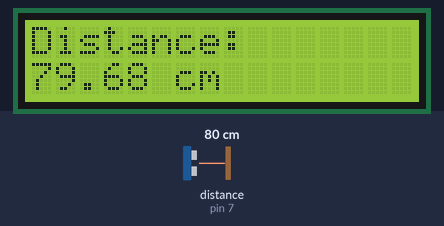
Recording of a sketch running on a simulated Arduino Uno, built with avr-gcc and run on an emulated ATmega328P. Parts: 16×2 character LCD. Wiring (inferred from the names in the program): ultrasonic range finder: trigger pin 7; echo pin 7. The test bench sets the inputs (shaded band); at power-on: distance to the obstacle (sensor on pin 7) 80 cm. The echo pulse lasts 58.3 µs per cm.

Above: at 1.2 s.
1.3 s: distance to the obstacle (sensor on pin 7) set to 120 cm
At 3.6 s:
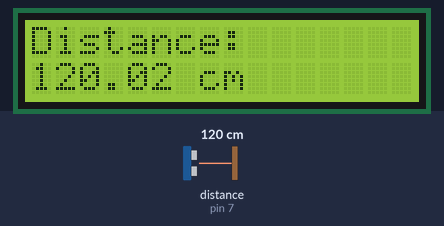
4.4 s: distance to the obstacle (sensor on pin 7) set to 2 cm
At 5.3 s:
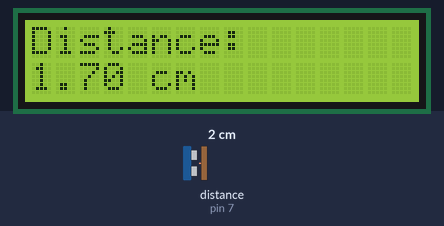
6.5 s: distance to the obstacle (sensor on pin 7) set to 4 cm
At 7.0 s:
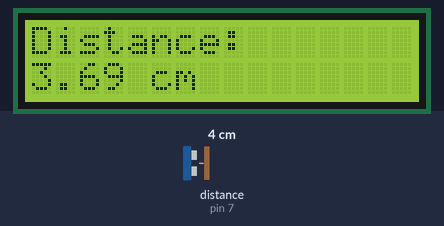
Timing chart, 0 to 9.5 s (numbered marks = the images above; inputs shaded):
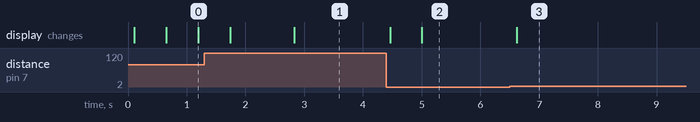

The sketch:

Sensor.ino
```cpp
#include <Wire.h>
#include <Adafruit_LiquidCrystal.h>

const int sigPin = 7;

Adafruit_LiquidCrystal lcd(0);

void setup() {
  lcd.begin(16, 2);
  lcd.setBacklight(1);
}

void loop() {

  long duration;
  float distance;

  pinMode(sigPin, OUTPUT);

  digitalWrite(sigPin, LOW);
  delayMicroseconds(2);

  digitalWrite(sigPin, HIGH);
  delayMicroseconds(10);

  digitalWrite(sigPin, LOW);

  pinMode(sigPin, INPUT);

  duration = pulseIn(sigPin, HIGH);

  distance = duration * 0.0343 / 2;

  lcd.setCursor(0, 0);
  lcd.print("Distance:     ");

  lcd.setCursor(0, 1);
  lcd.print("                ");

  lcd.setCursor(0, 1);
  lcd.print(distance);
  lcd.print(" cm");

  delay(500);
}
```

Measured:
- after the input at 1.3 s, the display: first changes after 0.44 s (image 1 shows a later state)
- after the input at 4.4 s, the display: first changes after 0.06 s (image 2 shows a later state)
- after the input at 6.5 s, the display: changes after 0.11 s (image 3)
